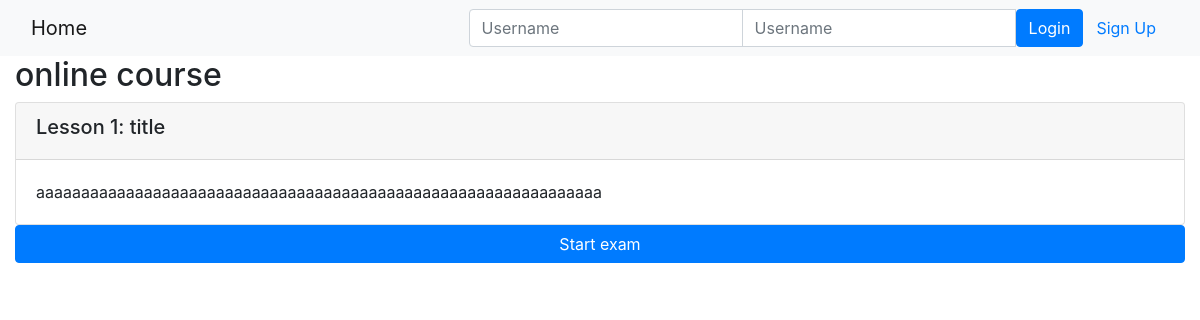
Before: /onlinecourse/1/ with the older database file.
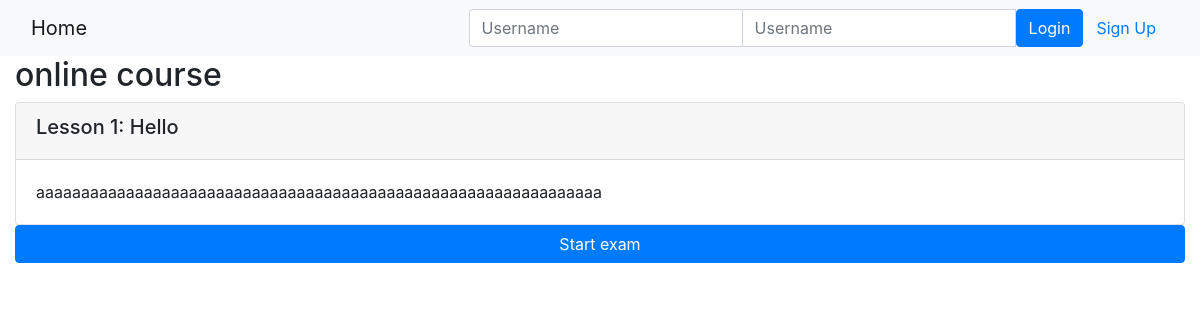
After: the same page with the newer database file.
### onlinecourse/models.py (models this page shows)
class Lesson(models.Model):
    title = models.CharField(max_length=200, default="title")
    order = models.IntegerField(default=0)
    course = models.ForeignKey(Course, on_delete=models.CASCADE)
    content = models.TextField()

### onlinecourse/views.py (the view)
# urls.py: path('<int:pk>/', views.CourseDetailView.as_view(), name='course_details'),
class CourseDetailView(generic.DetailView):
    model = Course
    template_name = 'onlinecourse/course_detail_bootstrap.html'

### onlinecourse/templatetags/extra.py (called while the page is built)
@register.simple_tag
def custom_tag(id, some_id):
    return '{"%s": [%s]}'%(id, some_id)

### onlinecourse/templates/onlinecourse/course_detail_bootstrap.html (shortened to what this page needs)
<!DOCTYPE html>
<html lang="en">
<head>
     {% load static %}
     {% load extra %}
    <link rel="stylesheet" href="https://maxcdn.bootstrapcdn.com/bootstrap/4.5.2/css/bootstrap.min.css">
</head>
<body>
    <nav class="navbar navbar-light bg-light">
        <div class="container-fluid">
            <div class="navbar-header">
                  <a class="navbar-brand" href="{% url 'onlinecourse:index' %}">Home</a>
            </div>
            <ul class="nav navbar-nav navbar-right">
                {% if user.is_authenticated %}
                <li>
                    <a class="btn btn-link" href="#">{{ user.first_name }}({{ user.username }})</a>
                    <a class="btn btn-link" href="{% url 'onlinecourse:logout' %}">Logout</a>
                </li>
                {% else %}
                <li>
                    <form class="form-inline" action="{% url 'onlinecourse:login' %}" method="post">
                        <div class="input-group">
                            <input type="text" class="form-control" placeholder="Username" name="username" >
                            <input type="password" class="form-control" placeholder="Username" name="psw" >
                            <button class="btn btn-primary" type="submit">Login</button>
                            <a class="btn btn-link" href="{% url 'onlinecourse:registration' %}">Sign Up</a>
                        </div>
                    </form>
                </li>
                {% endif %}
            </ul>
        </div>
    </nav>
    <div class="container-fluid">
            <h2>{{ course.name }}</h2>
            <div class="card-columns-vertical">
                {% for lesson in course.lesson_set.all %}
                    <div class="card mt-1">
                        <div class="card-header"><h5>Lesson {{lesson.order|add:1}}: {{lesson.title}}</h5></div>
                        <div class="card-body">{{lesson.content}}</div>
                    </div>
                {% endfor %}
            </div>
            <button class="btn btn-primary" type="button" data-toggle="collapse" data-target="#exam" aria-expanded="false" aria-controls="exam" style="width: 100%">Start exam</button>
    </div>
</body>
</html>

Changed rows visible on the page:
changed Lesson "aaaaaaaaaaaaaaaaaaaaaaaaaaaaaaaaaaaaaaaaaaaaaaaaaaaaaaaaaaaaaaa": title "title" → "Hello"
